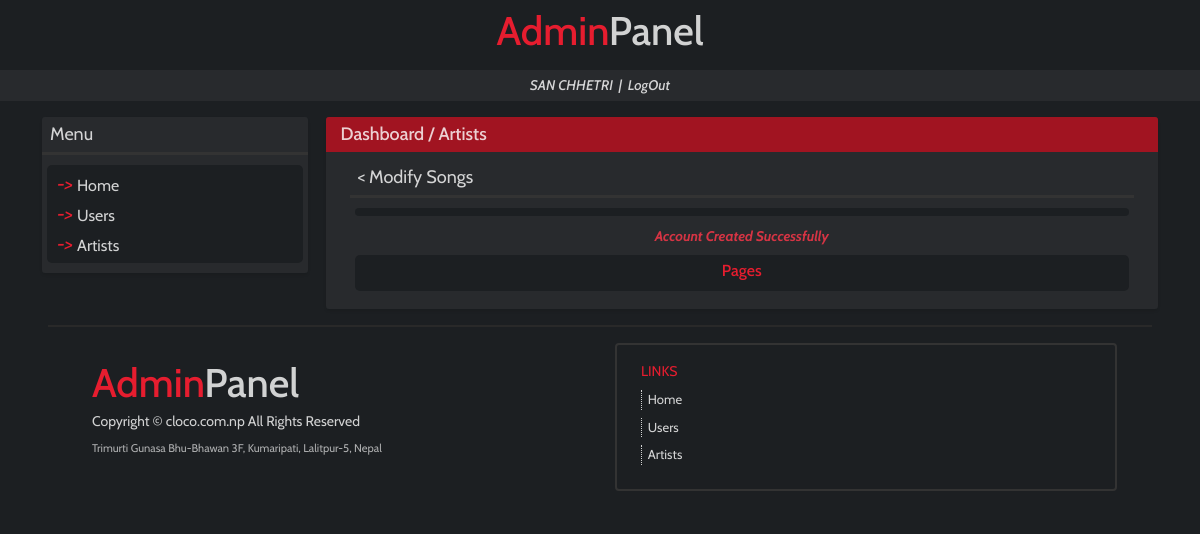
The page /dashboard/artists/10/modifysong/ (signed in) on the database as committed earlier.
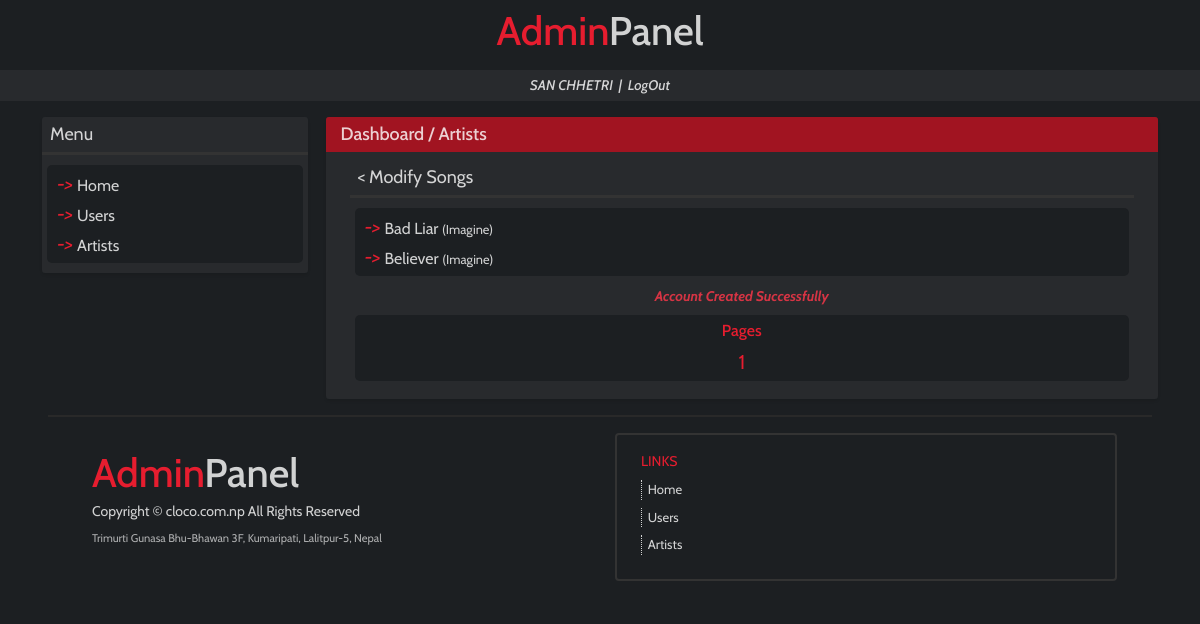
The same page on the database as committed later.
### musicRecord/models.py (models this page shows, shortened)
class Music(models.Model):
    GENRE_CHOICES = (
        ('rnb', 'Rhythm and Blues'),
        ('country', 'Country'),
        ('classic', 'Classic'),
        ('rock', 'Rock'),
        ('jazz', 'Jazz'),
    )
    artist = models.ForeignKey(Artist, on_delete=models.CASCADE)
    title = models.CharField(max_length=100)
    album_name = models.CharField(max_length=50)
    genre = models.CharField(max_length=20, choices=GENRE_CHOICES)
    created_at = models.DateTimeField(auto_now_add=True)
    updated_at = models.DateTimeField(auto_now=True)

### musicRecord/songsViews.py (the view)
# urls.py: path('artists/<int:pk>/modifysong/', songsViews.modify_songs),
def modify_songs(request, pk=None):
    if not request.user.is_authenticated:
        return redirect('/')
    else:
        try:
            page = int(request.GET.get('page'))
        except:
            page = 1
        page_end = page*8
        page_start = page_end - 8
        songs = Music.objects.raw(f'select * from musicRecord_Music where artist_id={pk} order by created_at desc')
        pages = int(len(songs)/8)
        if len(songs)%8 != 0:
            pages = pages+1
        if request.session.get('success') != None:
                success = request.session['success']
                request.session['success'] = None
        else:
            success = ''
        return render(request,
                      'songs/modifysong.html',
                      {'user_name':user_name(request),
                       'songs':songs[page_start:page_end],
                       'pages':range(1,pages+1),
                       'page':page,
                       'artist_id':pk,
                       'success':success
                       }
                       )

### musicRecord/songsViews.py (called while the page is built)
def user_name(request):
    return request.user.first_name.upper()+' '+request.user.last_name.upper()

### templates/songs/modifysong.html (shortened to what the changed rows need)
{% extends 'base.html' %}
{% block content %}
<div class="row mb-3">
    <div class="col-sm-12 col-lg-9 px-4">
        <div class="row main-box">
            <div class="col-12 box-content px-0 px-lg-4">
                <div class="mt-2 pb-2">
                    <div class="col-12 sidebox-menus">
                        <div class="row sidebox-menu py-1">
                            {% for song in songs %}
                            <div class="col-12 p-0 m-0" style="color:#e61d2f;">
                                <i>-> </i>
                                <a class="menu-options" href="{% url 'artists' %}{{song.artist.id}}/modifysong/{{song.id}}/?page={{page}}">{{song.title}} <span class="small">({{song.album_name}})</span></a>
                                <br>
                            </div>
                            {% endfor %}
                        </div>
                        <div id="success" class="text-danger round p-0 mb-2 justify-content-center d-flex" style="opacity: 0.97; font-style: italic; font-weight: bold;">
                          {{success}}
                        </div>
                        <div class="row sidebox-menu py-1">
                            <div class="col mx-2">
                                <div class="row">
                                  <div class="col-12 d-flex justify-content-center">
                                    {% for p in pages %}
                                      <div class="">
                                        <a class="link pagesnav {% if page == p %}activetab{% endif %}" href="{% url 'artists' %}{{artist_id}}/modifysong/?page={{p}}">
                                          <span class="unselectable" style="font-size:20px;">{{p}}</span>
                                        </a>
                                      </div>
                                    {% endfor %}
                                  </div>
                                </div>
                            </div>
                        </div>
                    </div>
                </div>
            </div>
        </div>
    </div>
{% endblock %}

Rows that differ between the two databases and show on the page:
added Music: title "Bad Liar", album_name "Imagine"
added Music: title "Believer", album_name "Imagine"
Other text that changed with them:
new list line: "1"
